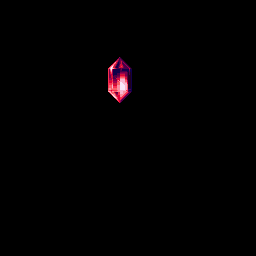

The image is a tile-based game level rendered from a .tmx file. Its description and complete source (layers, tilesets, objects, tile grids) follow:
An orthogonal 32x32 tile map with 8x8 px tiles, 1 tile layer (Tile Layer 1).

<map version="1.4" tiledversion="2020.12.18" orientation="orthogonal" renderorder="right-down" width="32" height="32" tilewidth="8" tileheight="8" infinite="0" nextlayerid="2" nextobjectid="1">
 <tileset firstgid="1" source="GemTileset.tsx" />
 <layer id="1" name="Tile Layer 1" width="32" height="32">
  <data encoding="csv">
1,1,1,1,1,1,1,1,1,1,1,1,1,1,1,1,1,1,1,1,1,1,1,1,1,1,1,1,1,1,1,1,
1,1,1,1,1,1,1,1,1,1,1,1,1,1,1,1,1,1,1,1,1,1,1,1,1,1,1,1,1,1,1,1,
1,1,1,1,1,1,1,1,1,1,1,1,1,1,1,1,1,1,1,1,1,1,1,1,1,1,1,1,1,1,1,1,
1,1,1,1,1,1,1,1,1,1,1,1,1,1,1,1,1,1,1,1,1,1,1,1,1,1,1,1,1,1,1,1,
1,1,1,1,1,1,1,1,1,1,1,1,1,1,1,1,1,1,1,1,1,1,1,1,1,1,1,1,1,1,1,1,
1,1,1,1,1,1,1,1,1,1,1,1,1,1,1,1,1,1,1,1,1,1,1,1,1,1,1,1,1,1,1,1,
1,1,1,1,1,1,1,1,1,1,1,1,1,1,1,1,1,1,1,1,1,1,1,1,1,1,1,1,1,1,1,1,
1,1,1,1,1,1,1,1,1,1,1,1,1,1,12,13,1,1,1,1,1,1,1,1,1,1,1,1,1,1,1,1,
1,1,1,1,1,1,1,1,1,1,1,1,1,19,20,21,22,1,1,1,1,1,1,1,1,1,1,1,1,1,1,1,
1,1,1,1,1,1,1,1,1,1,1,1,1,27,28,29,30,1,1,1,1,1,1,1,1,1,1,1,1,1,1,1,
1,1,1,1,1,1,1,1,1,1,1,1,1,35,36,37,38,1,1,1,1,1,1,1,1,1,1,1,1,1,1,1,
1,1,1,1,1,1,1,1,1,1,1,1,1,43,44,45,46,1,1,1,1,1,1,1,1,1,1,1,1,1,1,1,
1,1,1,1,1,1,1,1,1,1,1,1,1,1,52,53,1,1,1,1,1,1,1,1,1,1,1,1,1,1,1,1,
1,1,1,1,1,1,1,1,1,1,1,1,1,1,1,1,1,1,1,1,1,1,1,1,1,1,1,1,1,1,1,1,
1,1,1,1,1,1,1,1,1,1,1,1,1,1,1,1,1,1,1,1,1,1,1,1,1,1,1,1,1,1,1,1,
1,1,1,1,1,1,1,1,1,1,1,1,1,1,1,1,1,1,1,1,1,1,1,1,1,1,1,1,1,1,1,1,
1,1,1,1,1,1,1,1,1,1,1,1,1,1,1,1,1,1,1,1,1,1,1,1,1,1,1,1,1,1,1,1,
1,1,1,1,1,1,1,1,1,1,1,1,1,1,1,1,1,1,1,1,1,1,1,1,1,1,1,1,1,1,1,1,
1,1,1,1,1,1,1,1,1,1,1,1,1,1,1,1,1,1,1,1,1,1,1,1,1,1,1,1,1,1,1,1,
1,1,1,1,1,1,1,1,1,1,1,1,1,1,1,1,1,1,1,1,1,1,1,1,1,1,1,1,1,1,1,1,
1,1,1,1,1,1,1,1,1,1,1,1,1,1,1,1,1,1,1,1,1,1,1,1,1,1,1,1,1,1,1,1,
1,1,1,1,1,1,1,1,1,1,1,1,1,1,1,1,1,1,1,1,1,1,1,1,1,1,1,1,1,1,1,1,
1,1,1,1,1,1,1,1,1,1,1,1,1,1,1,1,1,1,1,1,1,1,1,1,1,1,1,1,1,1,1,1,
1,1,1,1,1,1,1,1,1,1,1,1,1,1,1,1,1,1,1,1,1,1,1,1,1,1,1,1,1,1,1,1,
1,1,1,1,1,1,1,1,1,1,1,1,1,1,1,1,1,1,1,1,1,1,1,1,1,1,1,1,1,1,1,1,
1,1,1,1,1,1,1,1,1,1,1,1,1,1,1,1,1,1,1,1,1,1,1,1,1,1,1,1,1,1,1,1,
1,1,1,1,1,1,1,1,1,1,1,1,1,1,1,1,1,1,1,1,1,1,1,1,1,1,1,1,1,1,1,1,
1,1,1,1,1,1,1,1,1,1,1,1,1,1,1,1,1,1,1,1,1,1,1,1,1,1,1,1,1,1,1,1,
1,1,1,1,1,1,1,1,1,1,1,1,1,1,1,1,1,1,1,1,1,1,1,1,1,1,1,1,1,1,1,1,
1,1,1,1,1,1,1,1,1,1,1,1,1,1,1,1,1,1,1,1,1,1,1,1,1,1,1,1,1,1,1,1,
1,1,1,1,1,1,1,1,1,1,1,1,1,1,1,1,1,1,1,1,1,1,1,1,1,1,1,1,1,1,1,1,
1,1,1,1,1,1,1,1,1,1,1,1,1,1,1,1,1,1,1,1,1,1,1,1,1,1,1,1,1,1,1,1
</data>
 </layer>
</map>
